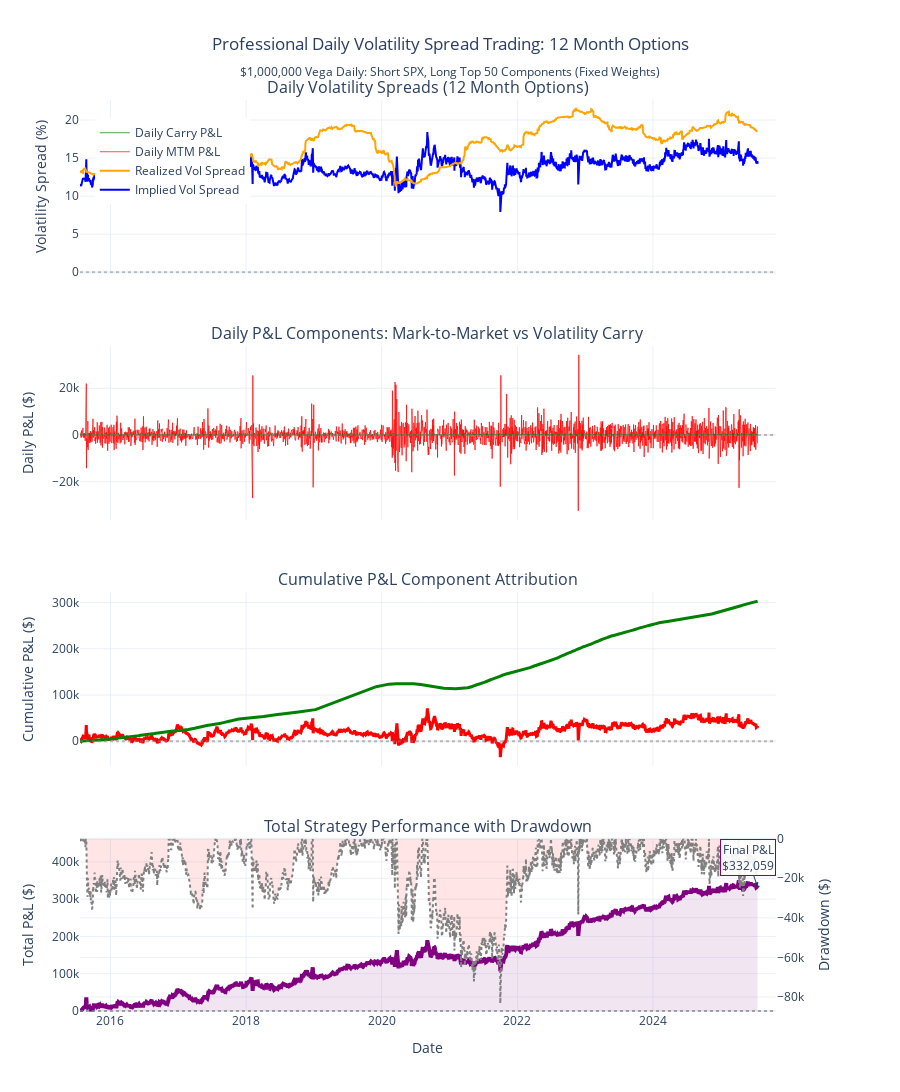

The notebook cell saved with this chart:
### Markdown cell above
#### Professional Visualization

### Code cell
# Create comprehensive professional visualization
fig = make_subplots(
    rows=4, cols=1,
    subplot_titles=[
        f'Daily Volatility Spreads ({TENOR_CONFIG[BASE_TENOR]["description"]})',
        'Daily P&L Components: Mark-to-Market vs Volatility Carry',
        'Cumulative P&L Component Attribution',
        'Total Strategy Performance with Drawdown'
    ],
    vertical_spacing=0.08,
    shared_xaxes=True,
    specs=[[{"secondary_y": False}], [{"secondary_y": False}], [{"secondary_y": False}], [{"secondary_y": True}]]
)

# Plot 1: Volatility spreads
fig.add_trace(
    go.Scatter(
        x=daily_pnl['date'],
        y=daily_pnl['implied_spread'],
        mode='lines',
        name='Implied Vol Spread',
        line=dict(color='blue', width=2),
        hovertemplate='<b>Implied Spread</b><br>Date: %{x}<br>Spread: %{y:.3f}%<extra></extra>'
    ),
    row=1, col=1
)

fig.add_trace(
    go.Scatter(
        x=daily_pnl['date'],
        y=daily_pnl['realized_spread'],
        mode='lines',
        name='Realized Vol Spread',
        line=dict(color='orange', width=2),
        hovertemplate='<b>Realized Spread</b><br>Date: %{x}<br>Spread: %{y:.3f}%<extra></extra>'
    ),
    row=1, col=1
)

fig.add_hline(y=0, line_dash="dot", line_color="gray", opacity=0.5, row=1, col=1)

# Plot 2: Daily P&L components
fig.add_trace(
    go.Scatter(
        x=daily_pnl['date'],
        y=daily_pnl['mtm_pnl'],
        mode='lines',
        name='Daily MTM P&L',
        line=dict(color='red', width=1),         # REMOVED opacity from here
        opacity=0.7,                             # MOVED opacity here
        hovertemplate='<b>MTM P&L</b><br>Date: %{x}<br>P&L: $%{y:,.0f}<extra></extra>'
    ),
    row=2, col=1
)

fig.add_trace(
    go.Scatter(
        x=daily_pnl['date'],
        y=daily_pnl['vol_carry_daily'],
        mode='lines',
        name='Daily Carry P&L',
        line=dict(color='green', width=1),       # REMOVED opacity from here
        opacity=0.7,                             # MOVED opacity here
        hovertemplate='<b>Carry P&L</b><br>Date: %{x}<br>P&L: $%{y:,.0f}<extra></extra>'
    ),
    row=2, col=1
)

fig.add_hline(y=0, line_dash="dot", line_color="gray", opacity=0.5, row=2, col=1)

# Plot 3: Cumulative P&L components
fig.add_trace(
    go.Scatter(
        x=daily_pnl['date'],
        y=daily_pnl['cumulative_mtm_pnl'],
        mode='lines',
        name='Cumulative MTM P&L',
        line=dict(color='red', width=3),
        hovertemplate='<b>Cumulative MTM</b><br>Date: %{x}<br>P&L: $%{y:,.0f}<extra></extra>',
        showlegend=False
    ),
    row=3, col=1
)

fig.add_trace(
    go.Scatter(
        x=daily_pnl['date'],
        y=daily_pnl['cumulative_carry_pnl'],
        mode='lines',
        name='Cumulative Carry P&L',
        line=dict(color='green', width=3),
        hovertemplate='<b>Cumulative Carry</b><br>Date: %{x}<br>P&L: $%{y:,.0f}<extra></extra>',
        showlegend=False
    ),
    row=3, col=1
)

fig.add_hline(y=0, line_dash="dot", line_color="gray", opacity=0.5, row=3, col=1)

# Plot 4: Total performance with drawdown
fig.add_trace(
    go.Scatter(
        x=daily_pnl['date'],
        y=daily_pnl['cumulative_total_pnl'],
        mode='lines',
        name='Total Strategy P&L',
        line=dict(color='purple', width=4),
        fill='tonexty',
        fillcolor='rgba(128, 0, 128, 0.1)',
        hovertemplate='<b>Total P&L</b><br>Date: %{x}<br>P&L: $%{y:,.0f}<extra></extra>',
        showlegend=False
    ),
    row=4, col=1
)

# Add drawdown on secondary y-axis
running_max = daily_pnl['cumulative_total_pnl'].expanding().max()
drawdown = daily_pnl['cumulative_total_pnl'] - running_max

fig.add_trace(
    go.Scatter(
        x=daily_pnl['date'],
        y=drawdown,
        mode='lines',
        name='Drawdown',
        line=dict(color='gray', width=2, dash='dot'),
        fill='tonexty',
        fillcolor='rgba(255, 0, 0, 0.1)',
        hovertemplate='<b>Drawdown</b><br>Date: %{x}<br>DD: $%{y:,.0f}<extra></extra>',
        showlegend=False
    ),
    row=4, col=1, secondary_y=True
)

fig.add_hline(y=0, line_dash="dot", line_color="gray", opacity=0.7, row=4, col=1)

# Add performance annotations
final_pnl = daily_pnl['cumulative_total_pnl'].iloc[-1]
max_dd = drawdown.min()

fig.add_annotation(
    x=daily_pnl['date'].iloc[-1],
    y=final_pnl,
    text=f"Final P&L<br>${final_pnl:,.0f}",
    showarrow=True,
    arrowhead=2,
    bgcolor="rgba(255,255,255,0.9)",
    bordercolor="purple",
    row=4, col=1
)

# Update layout
fig.update_layout(
    title={
        'text': f'Professional Daily Volatility Spread Trading: {TENOR_CONFIG[BASE_TENOR]["description"]}<br>' +
                f'<sub>${VEGA_NOTIONAL:,} Vega Daily: Short SPX, Long Top 50 Components (Fixed Weights)</sub>',
        'x': 0.5,
        'xanchor': 'center'
    },
    height=1400,
    template='plotly_white',
    showlegend=True,
    legend=dict(x=0.02, y=0.98)
)

# Update axis labels
fig.update_yaxes(title_text="Volatility Spread (%)", row=1, col=1)
fig.update_yaxes(title_text="Daily P&L ($)", row=2, col=1)
fig.update_yaxes(title_text="Cumulative P&L ($)", row=3, col=1)
fig.update_yaxes(title_text="Total P&L ($)", row=4, col=1)
fig.update_yaxes(title_text="Drawdown ($)", row=4, col=1, secondary_y=True)
fig.update_xaxes(title_text="Date", row=4, col=1)

fig.show()

### Figure 1 — Plotly figure (JSON) as saved in the notebook; plotly's stock layout.template omitted (floating-point values rounded to 4 significant figures; data arrays with more than 128 entries replaced by an {"elided": "..."} marker saying what was removed)
{"data": [{"hovertemplate": "<b>Implied Spread</b><br>Date: %{x}<br>Spread: %{y:.3f}%<extra></extra>", "line": {"color": "blue", "width": 2}, "mode": "lines", "name": "Implied Vol Spread", "type": "scatter", "x": {"elided": "2514 str values"}, "xaxis": "x", "y": {"elided": "2514 float values"}, "yaxis": "y"}, {"hovertemplate": "<b>Realized Spread</b><br>Date: %{x}<br>Spread: %{y:.3f}%<extra></extra>", "line": {"color": "orange", "width": 2}, "mode": "lines", "name": "Realized Vol Spread", "type": "scatter", "x": {"elided": "2514 str values"}, "xaxis": "x", "y": {"elided": "2514 float values"}, "yaxis": "y"}, {"hovertemplate": "<b>MTM P&L</b><br>Date: %{x}<br>P&L: $%{y:,.0f}<extra></extra>", "line": {"color": "red", "width": 1}, "mode": "lines", "name": "Daily MTM P&L", "opacity": 0.7, "type": "scatter", "x": {"elided": "2514 str values"}, "xaxis": "x2", "y": {"elided": "2514 float values"}, "yaxis": "y2"}, {"hovertemplate": "<b>Carry P&L</b><br>Date: %{x}<br>P&L: $%{y:,.0f}<extra></extra>", "line": {"color": "green", "width": 1}, "mode": "lines", "name": "Daily Carry P&L", "opacity": 0.7, "type": "scatter", "x": {"elided": "2514 str values"}, "xaxis": "x2", "y": {"elided": "2514 float values"}, "yaxis": "y2"}, {"hovertemplate": "<b>Cumulative MTM</b><br>Date: %{x}<br>P&L: $%{y:,.0f}<extra></extra>", "line": {"color": "red", "width": 3}, "mode": "lines", "name": "Cumulative MTM P&L", "showlegend": false, "type": "scatter", "x": {"elided": "2514 str values"}, "xaxis": "x3", "y": {"elided": "2514 float values"}, "yaxis": "y3"}, {"hovertemplate": "<b>Cumulative Carry</b><br>Date: %{x}<br>P&L: $%{y:,.0f}<extra></extra>", "line": {"color": "green", "width": 3}, "mode": "lines", "name": "Cumulative Carry P&L", "showlegend": false, "type": "scatter", "x": {"elided": "2514 str values"}, "xaxis": "x3", "y": {"elided": "2514 float values"}, "yaxis": "y3"}, {"fill": "tonexty", "fillcolor": "rgba(128, 0, 128, 0.1)", "hovertemplate": "<b>Total P&L</b><br>Date: %{x}<br>P&L: $%{y:,.0f}<extra></extra>", "line": {"color": "purple", "width": 4}, "mode": "lines", "name": "Total Strategy P&L", "showlegend": false, "type": "scatter", "x": {"elided": "2514 str values"}, "xaxis": "x4", "y": {"elided": "2514 float values"}, "yaxis": "y4"}, {"fill": "tonexty", "fillcolor": "rgba(255, 0, 0, 0.1)", "hovertemplate": "<b>Drawdown</b><br>Date: %{x}<br>DD: $%{y:,.0f}<extra></extra>", "line": {"color": "gray", "dash": "dot", "width": 2}, "mode": "lines", "name": "Drawdown", "showlegend": false, "type": "scatter", "x": {"elided": "2514 str values"}, "xaxis": "x4", "y": {"elided": "2514 float values"}, "yaxis": "y5"}], "layout": {"annotations": [{"font": {"size": 16}, "showarrow": false, "text": "Daily Volatility Spreads (12 Month Options)", "x": 0.47, "xanchor": "center", "xref": "paper", "y": 1, "yanchor": "bottom", "yref": "paper"}, {"font": {"size": 16}, "showarrow": false, "text": "Daily P&L Components: Mark-to-Market vs Volatility Carry", "x": 0.47, "xanchor": "center", "xref": "paper", "y": 0.73, "yanchor": "bottom", "yref": "paper"}, {"font": {"size": 16}, "showarrow": false, "text": "Cumulative P&L Component Attribution", "x": 0.47, "xanchor": "center", "xref": "paper", "y": 0.46, "yanchor": "bottom", "yref": "paper"}, {"font": {"size": 16}, "showarrow": false, "text": "Total Strategy Performance with Drawdown", "x": 0.47, "xanchor": "center", "xref": "paper", "y": 0.19, "yanchor": "bottom", "yref": "paper"}, {"arrowhead": 2, "bgcolor": "rgba(255,255,255,0.9)", "bordercolor": "purple", "showarrow": true, "text": "Final P&L<br>$332,059", "x": "2025-07-18T00:00:00", "xref": "x4", "y": 332100.0, "yref": "y4"}], "height": 1400, "legend": {"x": 0.02, "y": 0.98}, "shapes": [{"line": {"color": "gray", "dash": "dot"}, "opacity": 0.5, "type": "line", "x0": 0, "x1": 1, "xref": "x domain", "y0": 0, "y1": 0, "yref": "y"}, {"line": {"color": "gray", "dash": "dot"}, "opacity": 0.5, "type": "line", "x0": 0, "x1": 1, "xref": "x2 domain", "y0": 0, "y1": 0, "yref": "y2"}, {"line": {"color": "gray", "dash": "dot"}, "opacity": 0.5, "type": "line", "x0": 0, "x1": 1, "xref": "x3 domain", "y0": 0, "y1": 0, "yref": "y3"}, {"line": {"color": "gray", "dash": "dot"}, "opacity": 0.7, "type": "line", "x0": 0, "x1": 1, "xref": "x4 domain", "y0": 0, "y1": 0, "yref": "y4"}], "showlegend": true, "title": {"text": "Professional Daily Volatility Spread Trading: 12 Month Options<br><sub>$1,000,000 Vega Daily: Short SPX, Long Top 50 Components (Fixed Weights)</sub>", "x": 0.5, "xanchor": "center"}, "xaxis": {"anchor": "y", "domain": [0, 0.94], "matches": "x4", "showticklabels": false}, "xaxis2": {"anchor": "y2", "domain": [0, 0.94], "matches": "x4", "showticklabels": false}, "xaxis3": {"anchor": "y3", "domain": [0, 0.94], "matches": "x4", "showticklabels": false}, "xaxis4": {"anchor": "y4", "domain": [0, 0.94], "title": {"text": "Date"}}, "yaxis": {"anchor": "x", "domain": [0.81, 1], "title": {"text": "Volatility Spread (%)"}}, "yaxis2": {"anchor": "x2", "domain": [0.54, 0.73], "title": {"text": "Daily P&L ($)"}}, "yaxis3": {"anchor": "x3", "domain": [0.27, 0.46], "title": {"text": "Cumulative P&L ($)"}}, "yaxis4": {"anchor": "x4", "domain": [0, 0.19], "title": {"text": "Total P&L ($)"}}, "yaxis5": {"anchor": "x4", "overlaying": "y4", "side": "right", "title": {"text": "Drawdown ($)"}}}}
